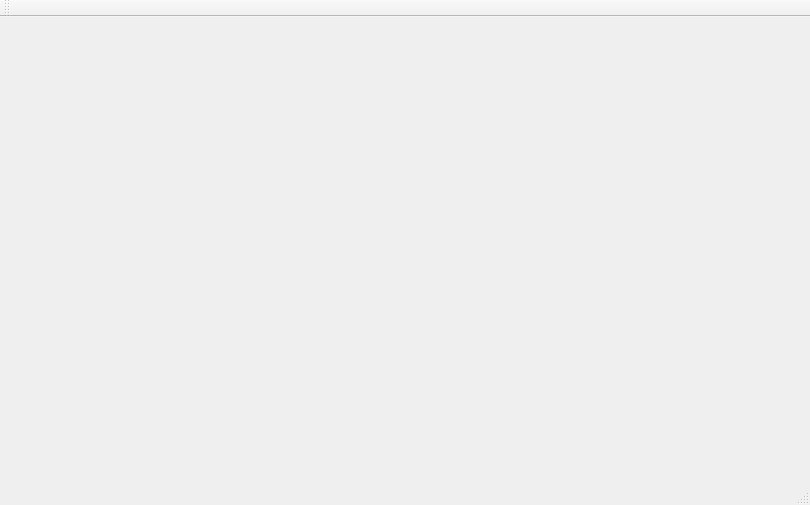
<?xml version="1.0" encoding="UTF-8"?>
<ui version="4.0">
 <class>MainWindow</class>
 <widget class="QMainWindow" name="MainWindow">
  <property name="windowModality">
   <enum>Qt::NonModal</enum>
  </property>
  <property name="geometry">
   <rect>
    <x>0</x>
    <y>0</y>
    <width>810</width>
    <height>505</height>
   </rect>
  </property>
  <property name="windowTitle">
   <string>MainWindow</string>
  </property>
  <property name="animated">
   <bool>true</bool>
  </property>
  <widget class="QWidget" name="centralWidget">
   <widget class="QLabel" name="label">
    <property name="geometry">
     <rect>
      <x>0</x>
      <y>0</y>
      <width>811</width>
      <height>491</height>
     </rect>
    </property>
    <property name="layoutDirection">
     <enum>Qt::LeftToRight</enum>
    </property>
    <property name="autoFillBackground">
     <bool>false</bool>
    </property>
    <property name="text">
     <string/>
    </property>
    <property name="pixmap">
     <pixmap resource="Resources.qrc">:/Cards/fondoverdeoscuro.jpg</pixmap>
    </property>
    <property name="scaledContents">
     <bool>true</bool>
    </property>
   </widget>
  </widget>
  <widget class="QMenuBar" name="menuBar">
   <property name="geometry">
    <rect>
     <x>0</x>
     <y>0</y>
     <width>810</width>
     <height>21</height>
    </rect>
   </property>
  </widget>
  <widget class="QToolBar" name="mainToolBar">
   <attribute name="toolBarArea">
    <enum>TopToolBarArea</enum>
   </attribute>
   <attribute name="toolBarBreak">
    <bool>false</bool>
   </attribute>
  </widget>
  <widget class="QStatusBar" name="statusBar"/>
 </widget>
 <layoutdefault spacing="6" margin="11"/>
 <resources>
  <include location="Resources.qrc"/>
 </resources>
 <connections/>
</ui>
